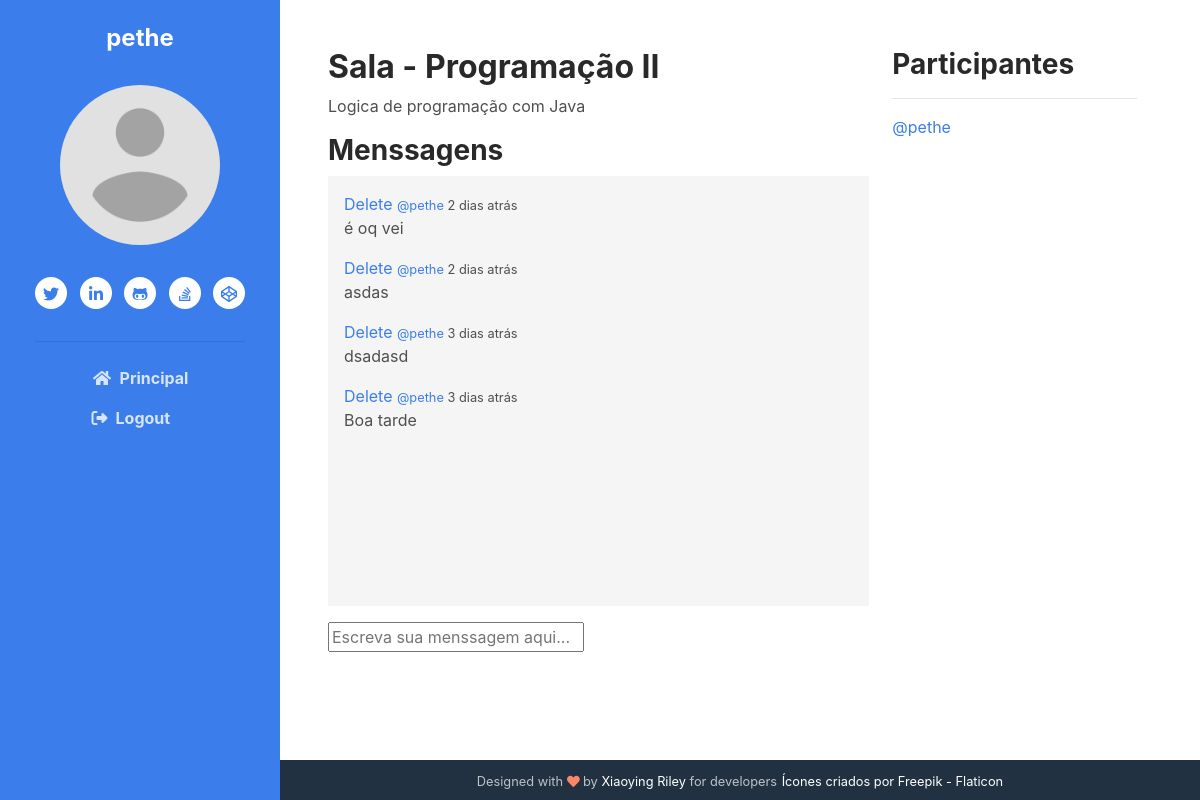
Before: /room/15 (signed in) with the older database file.
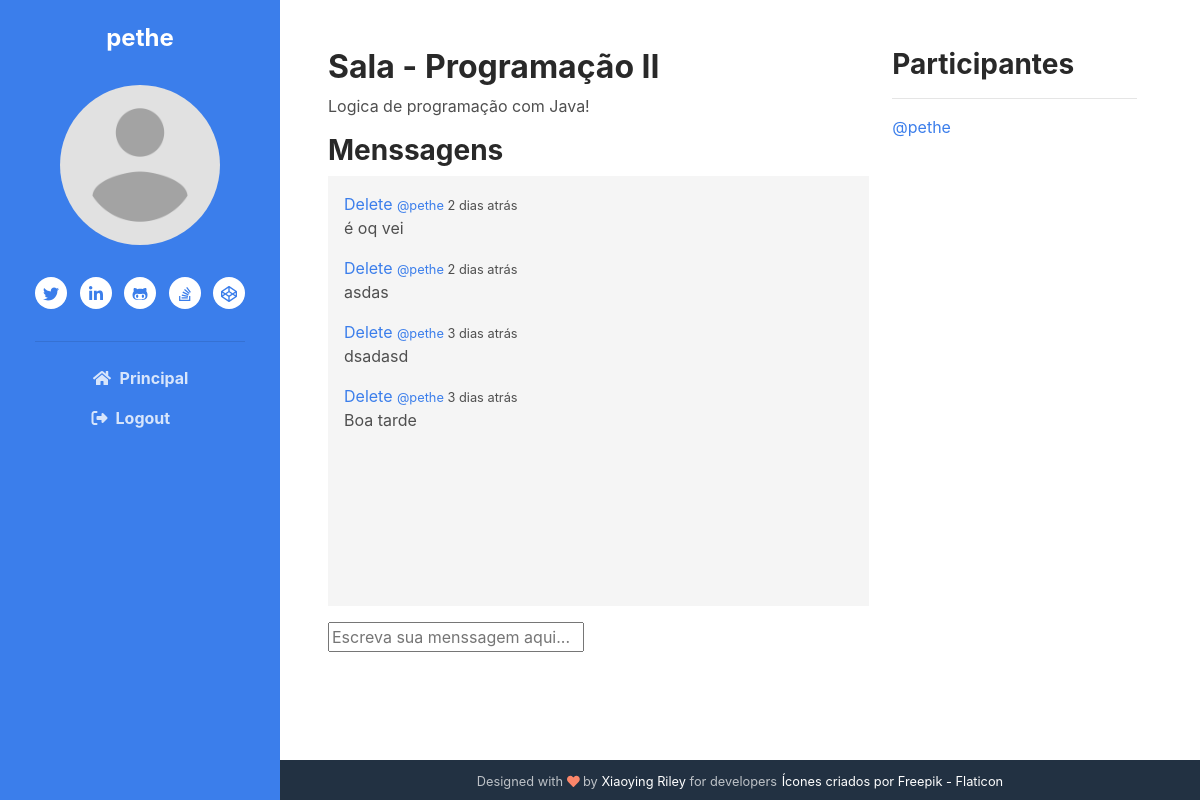
After: the same page with the newer database file.
### base/models.py (models this page shows, shortened)
class Room(models.Model):
    host = models.ForeignKey(User, on_delete=models.SET_NULL, null=True)
    classe = models.ForeignKey(Classe, on_delete=models.SET_NULL, null=True)
    name = models.CharField(max_length=200)
    desc = models.TextField(null=True, blank=True)
    participants = models.ManyToManyField(
        User, related_name='participants', blank=True)
    updated = models.DateTimeField(auto_now=True)
    created = models.DateTimeField(auto_now_add=True)
    created_in = models.TextField(default='capsulat', blank=True)
    crypt_key = models.CharField(max_length=23)
    class Meta:
        ordering = ['-updated', '-created']

### base/views.py (the view)
# urls.py: path('room/<str:pk>', views.room, name="room"),
@login_required(login_url='login')
def room(request, pk):
    room = Room.objects.get(id=pk)
    room_messages = room.message_set.all().order_by('-created')
    participantes = room.participants.all()
    if request.method == 'POST':
        message = Message.objects.create(
            user=request.user, room=room, body=request.POST.get('body')
        )
        room.participants.add(request.user)
        return redirect('room', pk=room.id)
    howLongAgo(room_messages)
    context = {'room': room, 'room_messages': room_messages,
               'participantes': participantes}
    return render(request, 'base/room.html', context)

### base/views.py (called while the page is built)
def timesince(dt, default="agora"):
    now = datetime.now()
    diff = now - dt
    periods = (
        (diff.days // 365, "ano", "anos"),
        (diff.days // 30, "mês", "meses"),
        (diff.days // 7, "semana", "semanas"),
        (diff.days, "dia", "dias"),
        (diff.seconds // 3600, "hora", "horas"),
        (diff.seconds // 60, "minuto", "minutos"),
        (diff.seconds - 30, "segundo", "segundos"),
    )
    for period, singular, plural in periods:
        if period >= 1:
            return "%d %s atrás" % (period, singular if period == 1 else plural)
    return default

### base/templates/base/room.html (shortened to what this page needs)
{% extends 'main.html' %}
{% load humanize %}
{% block content %}
<div class="main-container main-2-column">
	<div class="comment-container">
		<div>
			<h2>Sala - {{room.name}}</h2>
			<p>{{room.desc}}</p>
			<h3>Menssagens</h3>
		</div>
		<div class="comment-wrapper p-3 mr-2">
			<div>
				{% for message in room_messages %}
				<div>
					{% if request.user == message.user %}
					<a href="{% url 'delete-message' message.id %}">Delete</a>
					{% endif %}
					<small><a href="{% url 'user-profile' message.user.id %}">@{{message.user}}</a> {{message.created_in}}</small>
					<p>{{message.body}}</p>
				</div>
				{% endfor %}
			</div>
		</div>
		<div class="comment-form mt-3">
			<form action="" method="post">
				<input
					type="text"
					name="body"
					placeholder="Escreva sua menssagem aqui..."
				/>
			</form>
		</div>
	</div>
	<div class="container">
		<h3>Participantes</h3>
		<hr />
		{% for user in participantes %}
		<div>
			<p>
				<a href="{% url 'user-profile' user.id %}">
					@{{user.username}}</p>
		</div>
		{% endfor %}
	</div>
</div>
{% endblock %}

Changed rows visible on the page:
changed Room "Programação II": desc "Logica de programação com Java" → "Logica de programação com Java!"
